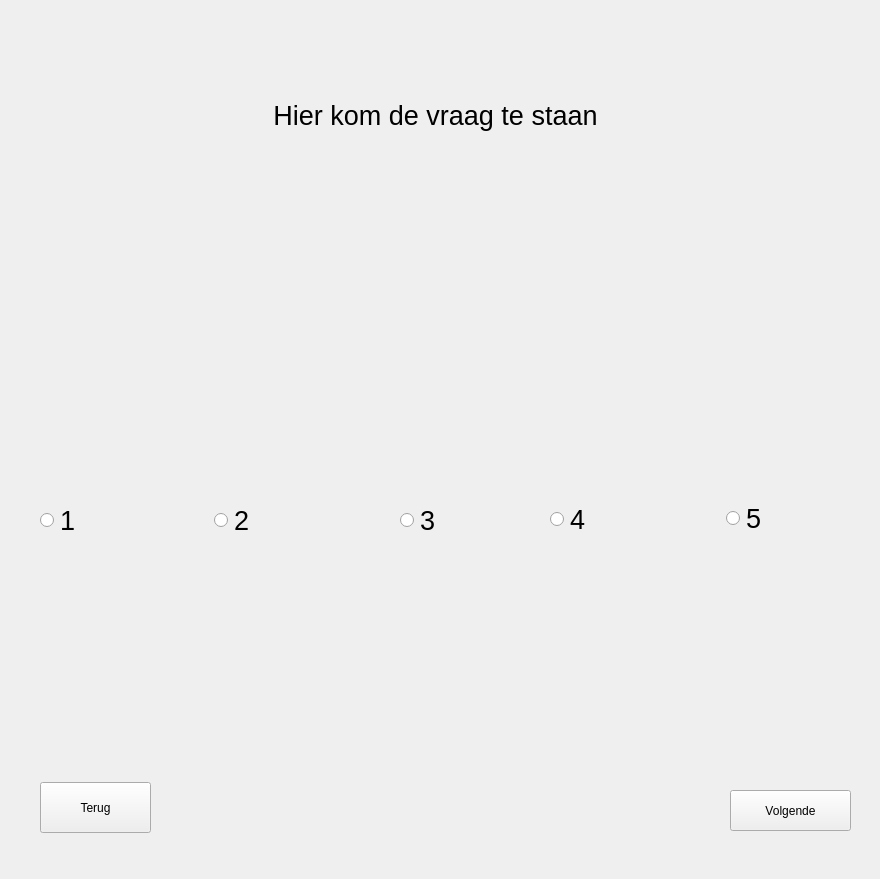
<?xml version="1.0" encoding="UTF-8"?>
<ui version="4.0">
 <class>Form</class>
 <widget class="QWidget" name="Form">
  <property name="geometry">
   <rect>
    <x>0</x>
    <y>0</y>
    <width>880</width>
    <height>879</height>
   </rect>
  </property>
  <property name="windowTitle">
   <string>Form</string>
  </property>
  <widget class="QLabel" name="vraag_lable">
   <property name="geometry">
    <rect>
     <x>60</x>
     <y>30</y>
     <width>751</width>
     <height>171</height>
    </rect>
   </property>
   <property name="font">
    <font>
     <pointsize>20</pointsize>
    </font>
   </property>
   <property name="text">
    <string>Hier kom de vraag te staan</string>
   </property>
   <property name="alignment">
    <set>Qt::AlignCenter</set>
   </property>
  </widget>
  <widget class="QPushButton" name="next_button">
   <property name="geometry">
    <rect>
     <x>730</x>
     <y>790</y>
     <width>121</width>
     <height>41</height>
    </rect>
   </property>
   <property name="text">
    <string>Volgende</string>
   </property>
  </widget>
  <widget class="QPushButton" name="back_button">
   <property name="geometry">
    <rect>
     <x>40</x>
     <y>782</y>
     <width>111</width>
     <height>51</height>
    </rect>
   </property>
   <property name="text">
    <string>Terug</string>
   </property>
  </widget>
  <widget class="QRadioButton" name="button_one">
   <property name="geometry">
    <rect>
     <x>40</x>
     <y>490</y>
     <width>131</width>
     <height>61</height>
    </rect>
   </property>
   <property name="font">
    <font>
     <pointsize>20</pointsize>
    </font>
   </property>
   <property name="text">
    <string>1</string>
   </property>
  </widget>
  <widget class="QRadioButton" name="button_two">
   <property name="geometry">
    <rect>
     <x>214</x>
     <y>490</y>
     <width>141</width>
     <height>61</height>
    </rect>
   </property>
   <property name="font">
    <font>
     <pointsize>20</pointsize>
    </font>
   </property>
   <property name="text">
    <string>2</string>
   </property>
  </widget>
  <widget class="QRadioButton" name="button_three">
   <property name="geometry">
    <rect>
     <x>400</x>
     <y>490</y>
     <width>131</width>
     <height>61</height>
    </rect>
   </property>
   <property name="font">
    <font>
     <pointsize>20</pointsize>
    </font>
   </property>
   <property name="text">
    <string>3</string>
   </property>
  </widget>
  <widget class="QRadioButton" name="button_four">
   <property name="geometry">
    <rect>
     <x>550</x>
     <y>494</y>
     <width>131</width>
     <height>51</height>
    </rect>
   </property>
   <property name="font">
    <font>
     <pointsize>20</pointsize>
    </font>
   </property>
   <property name="text">
    <string>4</string>
   </property>
  </widget>
  <widget class="QRadioButton" name="button_five">
   <property name="geometry">
    <rect>
     <x>726</x>
     <y>493</y>
     <width>121</width>
     <height>51</height>
    </rect>
   </property>
   <property name="font">
    <font>
     <pointsize>20</pointsize>
    </font>
   </property>
   <property name="text">
    <string>5</string>
   </property>
  </widget>
 </widget>
 <resources/>
 <connections/>
</ui>
